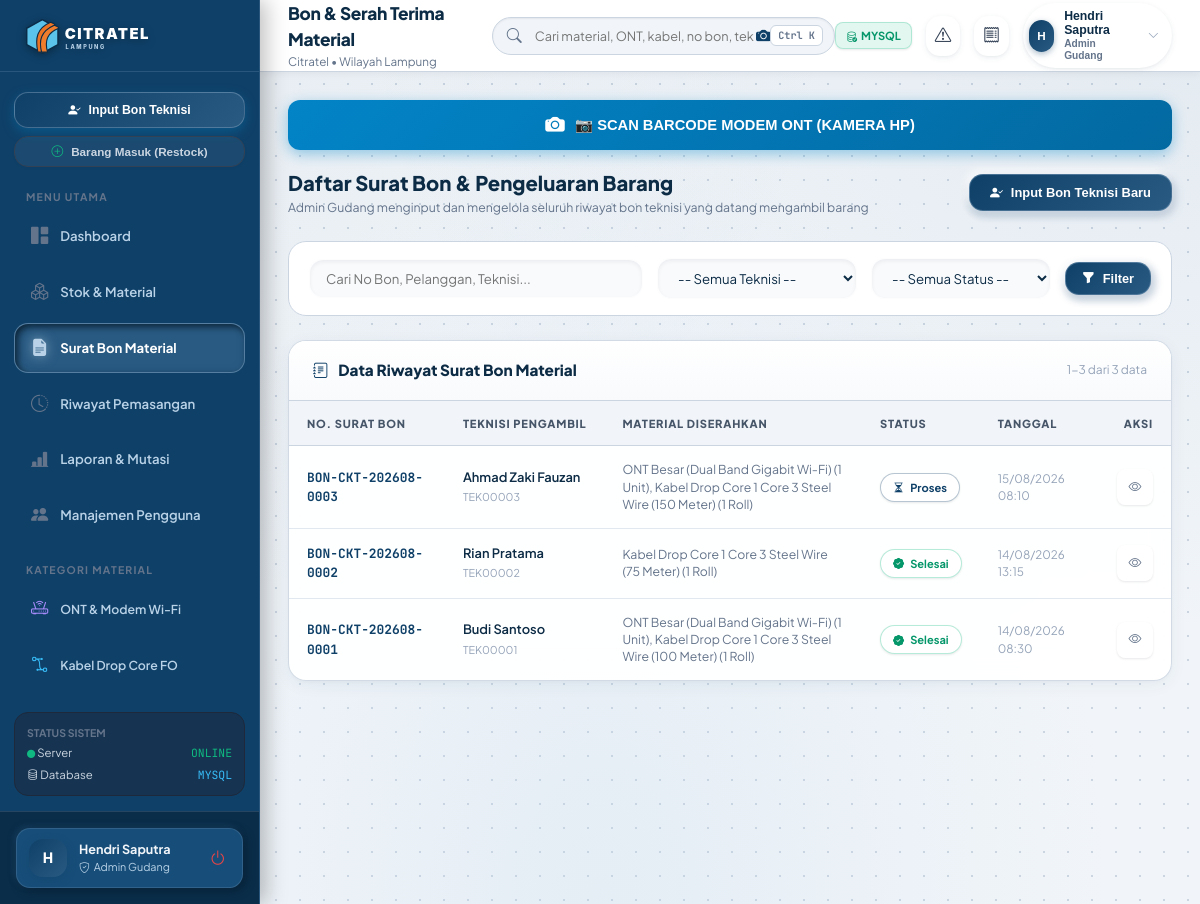
Screenshot of /bon.php (signed in) with the database file from the repository.
### tables this page shows
CREATE TABLE `users` (
  `id` int(11) NOT NULL,
  `username` varchar(50) NOT NULL,
  `password` varchar(255) NOT NULL,
  `nik` varchar(50) NOT NULL,
  `name` varchar(100) NOT NULL,
  `role` enum('admin_gudang','teknisi','manager') NOT NULL DEFAULT 'teknisi',
  `department` varchar(100) DEFAULT 'Teknis & Jaringan',
  `avatar` varchar(255) DEFAULT NULL,
  `status` enum('active','inactive') DEFAULT 'active',
  `created_at` datetime DEFAULT current_timestamp()
);

CREATE TABLE `bon_requests` (
  `id` int(11) NOT NULL,
  `bon_number` varchar(50) NOT NULL,
  `user_id` int(11) NOT NULL COMMENT 'Teknisi yang mengambil barang',
  `approved_by` int(11) DEFAULT NULL COMMENT 'Admin Gudang yang melayani',
  `request_type` varchar(50) NOT NULL,
  `customer_id` varchar(50) DEFAULT NULL,
  `customer_name` varchar(150) DEFAULT NULL,
  `customer_address` text DEFAULT NULL,
  `work_order_number` varchar(100) DEFAULT NULL,
  `area_zone` varchar(100) DEFAULT 'Bandar Lampung',
  `status` enum('pending','approved','rejected','completed','cancelled') NOT NULL DEFAULT 'approved',
  `notes` text DEFAULT NULL,
  `admin_notes` text DEFAULT NULL,
  `created_at` datetime DEFAULT current_timestamp(),
  `approved_at` datetime DEFAULT NULL,
  `completed_at` datetime DEFAULT NULL
);

### bon.php (the view, shortened to what the rows shown need)
<?php
$pageTitle = "Bon & Serah Terima Material";
require_once __DIR__ . '/config/database.php';
require_once __DIR__ . '/includes/pagination.php';
require_once __DIR__ . '/includes/header.php';
require_once __DIR__ . '/includes/sidebar.php';
$baseFromWhere = "
    FROM bon_requests b
    JOIN users u ON b.user_id = u.id
    LEFT JOIN users ua ON b.approved_by = ua.id
    WHERE 1=1
";
$params = [];
$countStmt = $pdo->prepare("SELECT COUNT(*) " . $baseFromWhere);
$countStmt->execute($params);
$totalBonsCount = (int)$countStmt->fetchColumn();
$bonPerPage = 15;
$bonCurrentPage = max(1, (int)($_GET['page'] ?? 1));
$bonPg = paginate($totalBonsCount, $bonCurrentPage, $bonPerPage);
$sql = "SELECT b.*, u.name as technician_name, u.nik as technician_nik, ua.name as approver_name " . $baseFromWhere . " ORDER BY b.created_at DESC LIMIT " . $bonPg['limit'] . " OFFSET " . $bonPg['offset'];
$stmt = $pdo->prepare($sql);
$stmt->execute($params);
$bons = $stmt->fetchAll();
?>
<div class="main-wrapper">
  <?php require_once __DIR__ . '/includes/navbar.php'; ?>
  <main class="content-body">
    <?php if (!$isTeknisi): ?>
      <div class="table-card">
        <div class="table-responsive mobile-cards-view">
          <table class="custom-table">
            <thead>
              <tr>
                <th>No. Surat Bon</th>
                <th>Teknisi Pengambil</th>
                <th>Material Diserahkan</th>
                <th>Status</th>
                <th>Tanggal</th>
                <th style="text-align: right;">Aksi</th>
              </tr>
            </thead>
            <tbody>
              <?php if (empty($bons)): ?>
                <tr>
                  <td colspan="6" style="text-align: center; padding: 40px; color: var(--text-muted);">
                    <i class="bi bi-inbox" style="font-size: 2rem; display: block; opacity: 0.5; margin-bottom: 8px;"></i>
                    Tidak ada data bon material yang sesuai kriteria pencarian.
                  </td>
                </tr>
              <?php else: ?>
                <?php foreach ($bons as $b):
                  $stItems = $pdo->prepare("SELECT m.name, bi.quantity_approved, bi.quantity_requested, m.unit FROM bon_items bi JOIN materials m ON bi.material_id = m.id WHERE bi.bon_id = ?");
                  $stItems->execute([$b['id']]);
                  $bItems = $stItems->fetchAll();
                  $bSummary = [];
                  foreach ($bItems as $it) {
                      $qty = $it['quantity_approved'] > 0 ? $it['quantity_approved'] : $it['quantity_requested'];
                      $bSummary[] = $it['name'] . ' (' . $qty . ' ' . $it['unit'] . ')';
                  }
                  $bSummaryText = implode(', ', $bSummary);
                ?>
                  <tr>
                    <td data-label="No. Surat Bon">
                      <a href="bon.php?id=<?= $b['id'] ?>" style="font-family: var(--font-mono); font-weight: 700; color: var(--primary);">
                        <?= htmlspecialchars($b['bon_number']) ?>
                      </a>
                    </td>
                    <td data-label="Teknisi">
                      <div style="font-weight: 600; color: var(--text-main);"><?= htmlspecialchars($b['technician_name']) ?></div>
                      <small style="color: var(--text-dim);"><?= htmlspecialchars($b['technician_nik']) ?></small>
                    </td>
                    <td data-label="Material Diserahkan">
                      <div style="max-width: 320px; font-size: 0.82rem; color: var(--text-muted); line-height: 1.4;" title="<?= htmlspecialchars($bSummaryText) ?>">
                        <?= htmlspecialchars($bSummaryText ?: 'Tidak ada barang') ?>
                      </div>
                    </td>
                    <td data-label="Status">
                      <?php if ($b['status'] === 'approved'): ?>
                        <span class="status-pill status-approved"><i class="bi bi-hourglass-split"></i> Proses</span>
                      <?php elseif ($b['status'] === 'completed'): ?>
                        <span class="status-pill status-completed"><i class="bi bi-patch-check-fill"></i> Selesai</span>
                      <?php elseif ($b['status'] === 'pending'): ?>
                        <span class="status-pill status-pending"><i class="bi bi-hourglass-split"></i> Pending</span>
                      <?php else: ?>
                        <span class="status-pill status-rejected"><i class="bi bi-x-circle"></i> Dibatalkan</span>
                      <?php endif; ?>
                    </td>
                    <td data-label="Waktu" style="color: var(--text-dim); font-size: 0.78rem;">
                      <?= formatTanggalSingkat($b['created_at']) ?>
                    </td>
                    <td data-label="Aksi" style="text-align: right;">
                      <div class="btn-action-group" style="justify-content: flex-end; align-items: center; gap: 6px; width: 100%;">
                        <a href="bon.php?id=<?= $b['id'] ?>" class="btn-icon-action" title="Lihat Rincian & Pasang Per-SN">
                          <i class="bi bi-eye"></i>
                        </a>
                      </div>
                    </td>
                  </tr>
                <?php endforeach; ?>
              <?php endif; ?>
            </tbody>
          </table>
        </div>
      </div>
    <?php endif; ?>
  </main>
</div>
<?php require_once __DIR__ . '/includes/footer.php'; ?>

### includes/sidebar.php (shortened to what the rows shown need)
<?php
$isAdmin = in_array($currentUser['role'] ?? '', ['admin_gudang', 'admin']);
?>
<aside class="main-sidebar" id="mainSidebar">
  <div class="sidebar-footer">
    <div class="sidebar-user-card">
      <div class="user-avatar"><?= strtoupper(substr($currentUser['name'] ?? 'U', 0, 1)) ?></div>
      <div class="sidebar-user-info">
        <div class="sidebar-user-name" title="<?= htmlspecialchars($currentUser['name'] ?? '') ?>"><?= htmlspecialchars($currentUser['name'] ?? 'Pengguna') ?></div>
        <div class="sidebar-user-role">
          <i class="bi <?= $isAdmin ? 'bi-shield-check' : 'bi-person-gear' ?>"></i>
          <span><?= $isAdmin ? 'Admin Gudang' : 'Teknisi Lapangan' ?></span>
        </div>
      </div>
      <a href="logout.php" title="Keluar" style="color: #ef4444; font-size: 1.1rem; padding: 4px;">
        <i class="bi bi-power"></i>
      </a>
    </div>
  </div>
</aside>

### includes/navbar.php (shortened to what the rows shown need)
<?php
$isTeknisi = (($currentUser['role'] ?? '') === 'teknisi');
?>
<header class="topbar">
  <div class="topbar-left">
    <div class="topbar-breadcrumb">
      <h1 class="topbar-title"><?= htmlspecialchars($pageTitle ?? ($isTeknisi ? 'Tugas & Bon Saya' : 'Dashboard Gudang')) ?></h1>
    </div>
  </div>
  <div class="global-search-wrapper">
    <div class="global-search-input-group">
      <input
        type="text"
        class="global-search-input"
        id="globalSearchInput"
        placeholder="<?= $isTeknisi ? 'Cari nomor bon atau pelanggan saya...' : 'Cari material, ONT, kabel, no bon, teknisi...' ?>"
        autocomplete="off"
      >
      <button
        type="button"
        onclick="openBarcodeScanner((scanned) => {
          const inp = document.getElementById('globalSearchInput');
          if (inp) {
            inp.value = scanned;
            inp.dispatchEvent(new Event('input', { bubbles: true }));
          }
        })"
        style="position: absolute; right: 60px; background: none; border: none; color: var(--primary); cursor: pointer; padding: 4px; font-size: 1rem;"
        title="Scan Barcode Kamera untuk Cari Otomatis"
      >
        <i class="bi bi-camera-fill"></i>
      </button>
      <span class="search-shortcut-badge">Ctrl K</span>
    </div>
  </div>
  <div class="topbar-actions">
    <div class="topbar-user-dropdown">
      <button type="button" class="topbar-user-btn" id="userProfileTrigger">
        <div class="avatar"><?= strtoupper(substr($currentUser['name'] ?? 'U', 0, 1)) ?></div>
        <div style="text-align: left; line-height: 1.2;">
          <div class="name"><?= htmlspecialchars($currentUser['name'] ?? 'Pengguna') ?></div>
          <div style="font-size: 0.68rem; color: var(--text-muted); font-weight: 600;">
            <?= (($currentUser['role'] ?? '') === 'admin_gudang') ? 'Admin Gudang' : 'Teknisi' ?>
          </div>
        </div>
        <i class="bi bi-chevron-down" style="font-size: 0.75rem; color: var(--text-dim); margin-left: 4px;"></i>
      </button>
    </div>
  </div>
</header>

### rows the page displays
users: name "H", name "Hendri Saputra"
bon_requests: bon_number "BON-CKT-202608-0003", user.name "Ahmad Zaki Fauzan", user.nik "TEK00003", bSummaryText "ONT Besar (Dual Band Gigabit Wi-Fi) (1 Unit), Kabel Drop Core 1 Core 3 Steel Wire (150 Meter) (1 Roll)", status "approved" (drawn), created_at "15/08/2026 08:10"
bon_requests: bon_number "BON-CKT-202608-0002", user.name "Rian Pratama", user.nik "TEK00002", bSummaryText "Kabel Drop Core 1 Core 3 Steel Wire (75 Meter) (1 Roll)", status "completed" (drawn), created_at "14/08/2026 13:15"
bon_requests: bon_number "BON-CKT-202608-0001", user.name "Budi Santoso", user.nik "TEK00001", bSummaryText "ONT Besar (Dual Band Gigabit Wi-Fi) (1 Unit), Kabel Drop Core 1 Core 3 Steel Wire (100 Meter) (1 Roll)", status "completed" (drawn), created_at "14/08/2026 08:30"

### other values shown
$active_driver "MYSQL"
$pageTitle "Bon & Serah Terima Material"
$bonPg['from'] "1"
$bonPg['to'] "3"
$bonPg['total_items'] "3"
